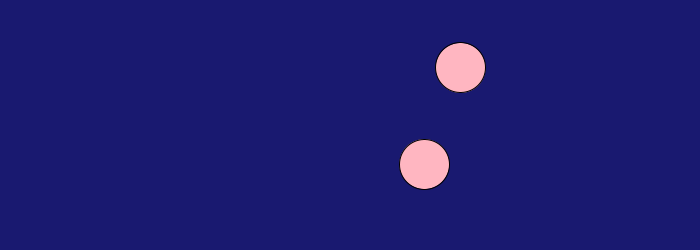
Frame 1 (no input)
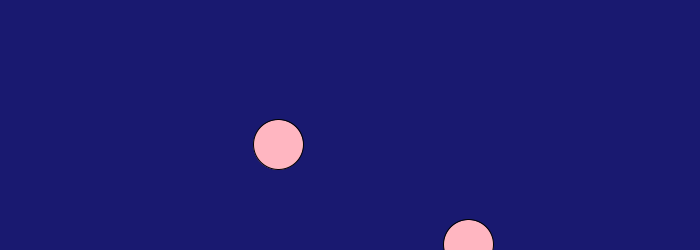
Frame 60 (the mouse pressed at the canvas centre just before this capture)
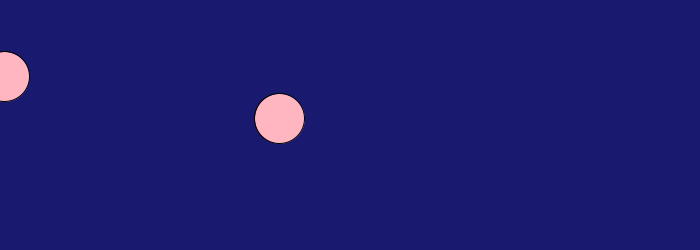
Frame 120 (the mouse held since frame 60 and released just before this capture)

The Processing sketch that drew these frames (run headless with seeded random() and noise(); from frame 60 on, the mouse is pressed at the canvas centre):

// Processing sketch: Movers
// ── Movers.pde
VectorMover m;
PerlinMover p;
final color blue = color(25,25,112);
final color pink = color(255,182,193);

void setup(){
  size(700, 250);
  m = new VectorMover();
  p = new PerlinMover();
}

void draw(){
  background(blue);
  m.step();
  m.bounceOnEdges();
  m.display();
  p.step();
  p.display();
}

// ── PerlinMover.pde
class PerlinMover{
  float x;
  float y;
  float tx;
  float ty;
  
  PerlinMover(){
    x = width/2;
    y = height/2;
    tx= 0;
    ty= 10000;
  }
  
  void step(){
    x=noise(tx);
    tx +=0.01;
    y=noise(ty);
    ty+=0.01;
    x = map(x, 0, 1, 0, width);
    y = map(y, 0, 1, 0, height); 
  }
  
  void display(){
    fill(pink);
    ellipse(x,y, 50,50);
  }
}

// ── RandomMover.pde
class RandomMover{
  float x;
  float y;
  
  RandomMover(){
    x = width/2;
    y = height/2;
  }
  
  void step(){
    int choice = int(random(100));
    if(choice<40) x++;
    else if (choice<60) x--;
    else if (choice<80) y++;
    else y--;
    x = constrain(x, 0, width);
    y = constrain(y, 0, height);
  }
  
  void display(){
    fill(pink);
    ellipse(x,y, 50,50);
  }
}

// ── VectorMover.pde
class VectorMover{
  PVector location;
  PVector velocity;
  
  VectorMover(){
    location = new PVector(random(width),random(height));
    velocity = new PVector(8, 3); 
    
  }
  
  void step(){
    location.add(velocity);
  }
  
  void bounceOnEdges(){
    if(location.x>width || location.x<0) velocity.x *= -1;
    if(location.y>height || location.y<0) velocity.y *= -1;

}
  
  void display(){
    fill(pink);
    ellipse(location.x,location.y, 50,50);
  }
}
